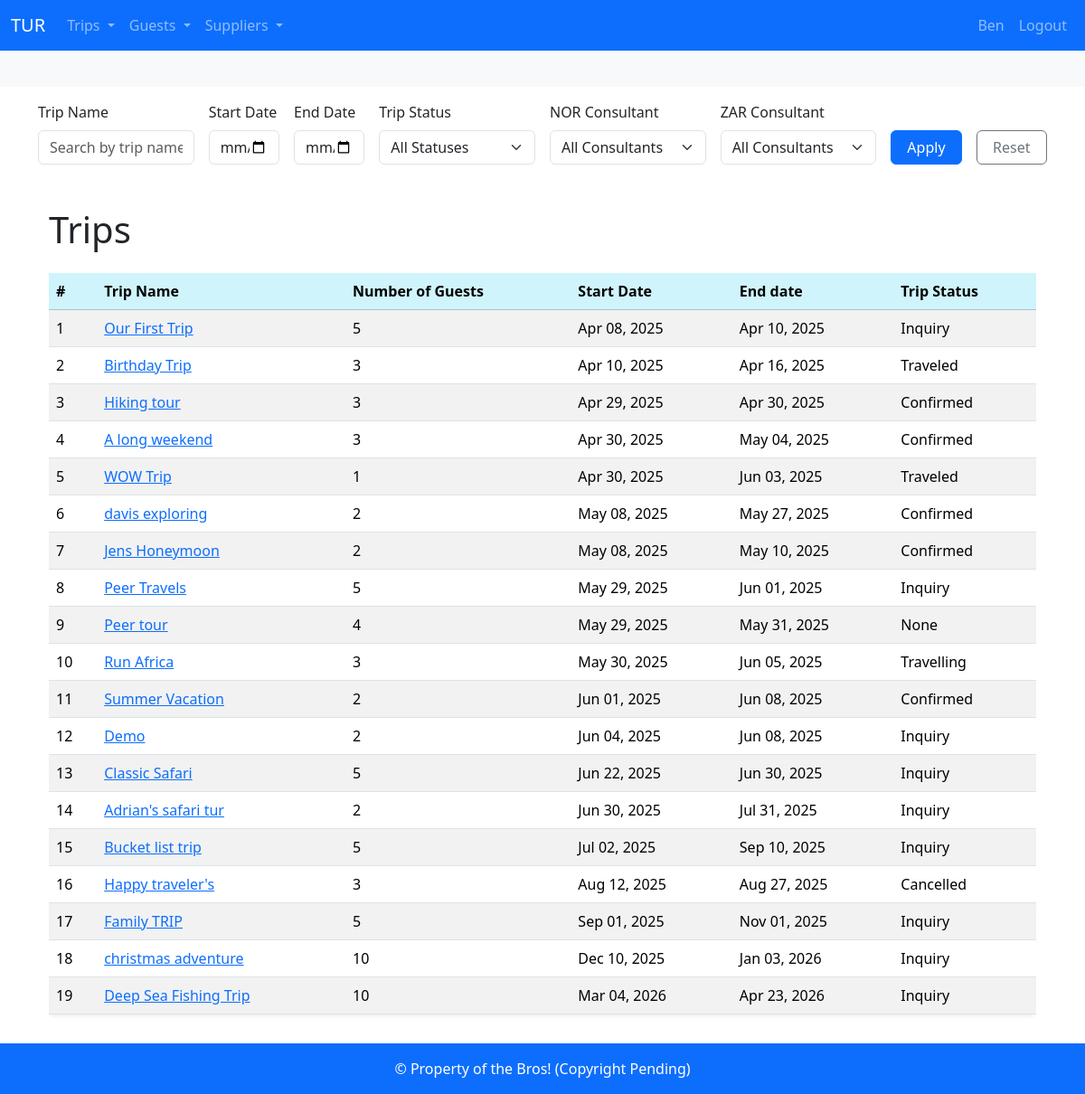
Page /trips (signed in) on the committed database.
### booking_system/models.py (models this page shows, shortened)
class Trip(models.Model):
    name = models.CharField(max_length=64)
    number_of_guests = models.IntegerField()
    guests = models.ManyToManyField(Guest, related_name="trips", blank=True)
    start_date = models.DateField()
    end_date = models.DateField()
    generated = models.ForeignKey(Generated, on_delete=models.SET_NULL, blank=True, null=True)
    agent = models.ForeignKey(Agent, on_delete=models.SET_NULL, blank=True, null=True)
    payment_status = models.ForeignKey(PaymentStatus, on_delete=models.PROTECT, blank=True, null=True)
    trip_status = models.ForeignKey(TripStatus, on_delete=models.PROTECT, blank=True, null=True)
    no_consultant = models.ForeignKey(
        Consultant, on_delete=models.PROTECT, null=True, blank=True, related_name="no_consultant_trips", verbose_name='Norwegian consultant')
    sa_consultant = models.ForeignKey(
        Consultant, on_delete=models.PROTECT, null=True, blank=True, related_name="sa_consultant_trips", verbose_name='South African consultant')
    note = models.TextField(blank=True, null=True)
    class Meta:
        ordering = ["start_date"]

class TripStatus(models.Model):
    title = models.CharField(max_length=255, unique=True)
    description = models.CharField(max_length=255, blank= True, null=True)
    class Meta:
        verbose_name_plural = "TripStatuses"
    def __str__(self):
        return self.title

### booking_system/views.py (the view)
@login_required
def trips_overview(request):
    search_query = request.GET.get('search', '')
    status_filter = request.GET.get('status', '')
    start_date = request.GET.get('start_date', '')
    end_date = request.GET.get('end_date', '')
    no_consultant_f = request.GET.get('no_consultant', '')
    sa_consultant_f = request.GET.get('sa_consultant', '')
    trips = Trip.objects.all()
    statuses = TripStatus.objects.all()
    cons = Consultant.objects.all()
    if search_query:
        trips = trips.filter(name__icontains=search_query)
    if status_filter:
        trips = trips.filter(trip_status=status_filter)
    if start_date:
        trips = trips.filter(start_date__gte=start_date)
    if end_date:
        trips = trips.filter(end_date__lte=end_date)
    if no_consultant_f:
        trips = trips.filter(no_consultant=no_consultant_f)
    if sa_consultant_f:
        trips = trips.filter(sa_consultant=sa_consultant_f)
    context = {
        'trips': trips,
        'statuses': statuses,
        'search_query': search_query,
        'status_filter': status_filter,
        'start_date': start_date,
        'end_date': end_date,
        'cons': cons,
        'no_consultant_f': no_consultant_f,
        'sa_consultant_f': sa_consultant_f
    }
    return render(request, 'booking_system/trip/trips_overview.html', context)

### booking_system/models.py (called while the page is built)
    def __str__(self):
        return self.user.get_full_name() or self.user.username

### booking_system/templates/booking_system/trip/trips_overview.html (shortened to what this page needs)
{%extends "base.html" %}
{%block body%}
<form method="get" class="row g-3 mb-6 align-items-end">
  <div class="col-md-2">
    <label for="search" class="form-label">Trip Name</label>
    <input type="text" id="search" name="search" class="form-control" placeholder="Search by trip name"
           value="{{ search_query }}">
  </div>
  <div class="col-md-1">
    <label for="start-date" class="form-label">Start Date</label>
    <input type="date" id="start-date" name="start_date" class="form-control" value="{{ start_date }}">
  </div>
  <div class="col-md-1">
    <label for="end-date" class="form-label">End Date</label>
    <input type="date" id="end-date" name="end_date" class="form-control" value="{{ end_date }}">
  </div>
  <div class="col-md-2">
    <label for="status" class="form-label">Trip Status</label>
    <select id="status" name="status" class="form-select">
      <option value="">All Statuses</option>
    </select>
  </div>
  <div class="col-md-2">
    <label for="no_consultant" class="form-label">NOR Consultant</label>
    <select id="no_consultant" name="no_consultant" class="form-select">
      <option value="">All Consultants</option>
    </select>
  </div>
  <div class="col-md-2">
    <label for="sa_consultant" class="form-label">ZAR Consultant</label>
    <select id="sa_consultant" name="sa_consultant" class="form-select">
      <option value="">All Consultants</option>
    </select>
  </div>
  <div class="col-md-1 d-grid">
    <button type="submit" class="btn btn-primary">Apply</button>
  </div>
  <div class="col-md-1 d-grid">
    <a href="{% url 'trips_overview' %}" class="btn btn-outline-secondary">Reset</a>
  </div>
</form>
{% include "booking_system/partials/trip_list.html" %}
{%endblock body%}

### booking_system/templates/base.html (shortened to what this page needs)
<!DOCTYPE html>
<html lang="en">
<head>
<link href="https://cdn.jsdelivr.net/npm/bootstrap@5.3.5/dist/css/bootstrap.min.css" rel="stylesheet">
<link rel="stylesheet" href="https://cdn.jsdelivr.net/npm/bootstrap-icons@1.10.5/font/bootstrap-icons.css">
</head>
<body>
<nav class="navbar navbar-expand-lg navbar-dark bg-primary">
  <div class="container-fluid">
    <a class="navbar-brand" href="{% url 'home' %}">TUR</a>
    <ul class="navbar-nav me-auto mb-2 mb-lg-0">
      {% if user.is_authenticated %}
      <li class="nav-item dropdown">
        <a class="nav-link dropdown-toggle" href="#" role="button" data-bs-toggle="dropdown" aria-expanded="false">
          Trips
        </a>
      </li>
      <li class="nav-item dropdown">
        <a class="nav-link dropdown-toggle" href="#" role="button" data-bs-toggle="dropdown" aria-expanded="false">
          Guests
        </a>
      </li>
      <li class="nav-item dropdown">
        <a class="nav-link dropdown-toggle" href="#" role="button" data-bs-toggle="dropdown" aria-expanded="false">
          Suppliers
        </a>
    </li>
    {% endif %}
    </ul>
      <ul class="navbar-nav ms-auto mb-2 mb-lg-0">
        {% if user.is_authenticated %}
          <li class="nav-item">
            <a class="nav-link" href="#">{{ user.username }}</a>
          </li>
          <li class="nav-item">
            <a class="nav-link" href="{% url 'logout' %}">Logout</a>
          </li>
        {% endif %}
      </ul>
    </div>
</nav>
{% block header %}
<div class="container-fluid text-center bg-light p-3">
</div>
{% endblock header %}
<div class="container my-3">
{% block body  %}
{% endblock body %}
</div>
<div class="bottom bg-primary text-white text-center p-3 ">
&copy; Property of the Bros! (Copyright Pending)
</div>
</body>
</html>

### booking_system/templates/booking_system/partials/trip_list.html
<div class="container mt-5">
    <h1 class="mb-4"> Trips</h1>
    <div class="table-responsive">
        <table class="table table-striped table-hover shadow-sm rounded">
            <thead class="table-info">
                <tr>
                    <th>#</th>
                    <th>Trip Name</th>
                    <th>Number of Guests</th>
                    <th>Start Date</th>
                    <th>End date</th>
                    <th>Trip Status</th>
                </tr>
            </thead>
            <tbody>
                {% for trip in trips %}
                <tr class="position-relative">
                    <td>{{ forloop.counter }}</td>
                    <td>
                    <a href="{% url 'view_trip' trip.id %}">{{ trip.name }}</a>
                    </td>
                    <td>{{ trip.number_of_guests }}</td>
                    <td>{{ trip.start_date|date:"M d, Y" }}</td>
                    <td>{{ trip.end_date|date:"M d, Y" }}</td>
                    <td>{{ trip.trip_status}}</td>
                </tr>
                {% empty %}
                <tr>
                    <td colspan="5" class="text-center">No trips found.</td>
                </tr>
                {% endfor %}
            </tbody>
        </table>
    </div>
</div>

### rows in the picture
Trip: name "Our First Trip", number_of_guests "5", start_date "Apr 08, 2025", end_date "Apr 10, 2025", trip_status "Inquiry"
Trip: name "Birthday Trip", number_of_guests "3", start_date "Apr 10, 2025", end_date "Apr 16, 2025", trip_status "Traveled"
Trip: name "Hiking tour", number_of_guests "3", start_date "Apr 29, 2025", end_date "Apr 30, 2025", trip_status "Confirmed"
Trip: name "A long weekend", number_of_guests "3", start_date "Apr 30, 2025", end_date "May 04, 2025", trip_status "Confirmed"
Trip: name "WOW Trip", number_of_guests "1", start_date "Apr 30, 2025", end_date "Jun 03, 2025", trip_status "Traveled"
Trip: name "davis exploring", number_of_guests "2", start_date "May 08, 2025", end_date "May 27, 2025", trip_status "Confirmed"
Trip: name "Jens Honeymoon", number_of_guests "2", start_date "May 08, 2025", end_date "May 10, 2025", trip_status "Confirmed"
Trip: name "Peer Travels", number_of_guests "5", start_date "May 29, 2025", end_date "Jun 01, 2025", trip_status "Inquiry"
Trip: name "Peer tour", number_of_guests "4", start_date "May 29, 2025", end_date "May 31, 2025", trip_status "None"
Trip: name "Run Africa", number_of_guests "3", start_date "May 30, 2025", end_date "Jun 05, 2025", trip_status "Travelling"
Trip: name "Summer Vacation", number_of_guests "2", start_date "Jun 01, 2025", end_date "Jun 08, 2025", trip_status "Confirmed"
Trip: name "Demo", number_of_guests "2", start_date "Jun 04, 2025", end_date "Jun 08, 2025", trip_status "Inquiry"
Trip: name "Classic Safari", number_of_guests "5", start_date "Jun 22, 2025", end_date "Jun 30, 2025", trip_status "Inquiry"
Trip: name "Adrian's safari tur", number_of_guests "2", start_date "Jun 30, 2025", end_date "Jul 31, 2025", trip_status "Inquiry"
Trip: name "Bucket list trip", number_of_guests "5", start_date "Jul 02, 2025", end_date "Sep 10, 2025", trip_status "Inquiry"
Trip: name "Happy traveler's", number_of_guests "3", start_date "Aug 12, 2025", end_date "Aug 27, 2025", trip_status "Cancelled"
Trip: name "Family TRIP", number_of_guests "5", start_date "Sep 01, 2025", end_date "Nov 01, 2025", trip_status "Inquiry"
Trip: name "christmas adventure", number_of_guests "10", start_date "Dec 10, 2025", end_date "Jan 03, 2026", trip_status "Inquiry"
Trip: name "Deep Sea Fishing Trip", number_of_guests "10", start_date "Mar 04, 2026", end_date "Apr 23, 2026", trip_status "Inquiry"

### other values in the picture
{{ user.username }} "Ben"
